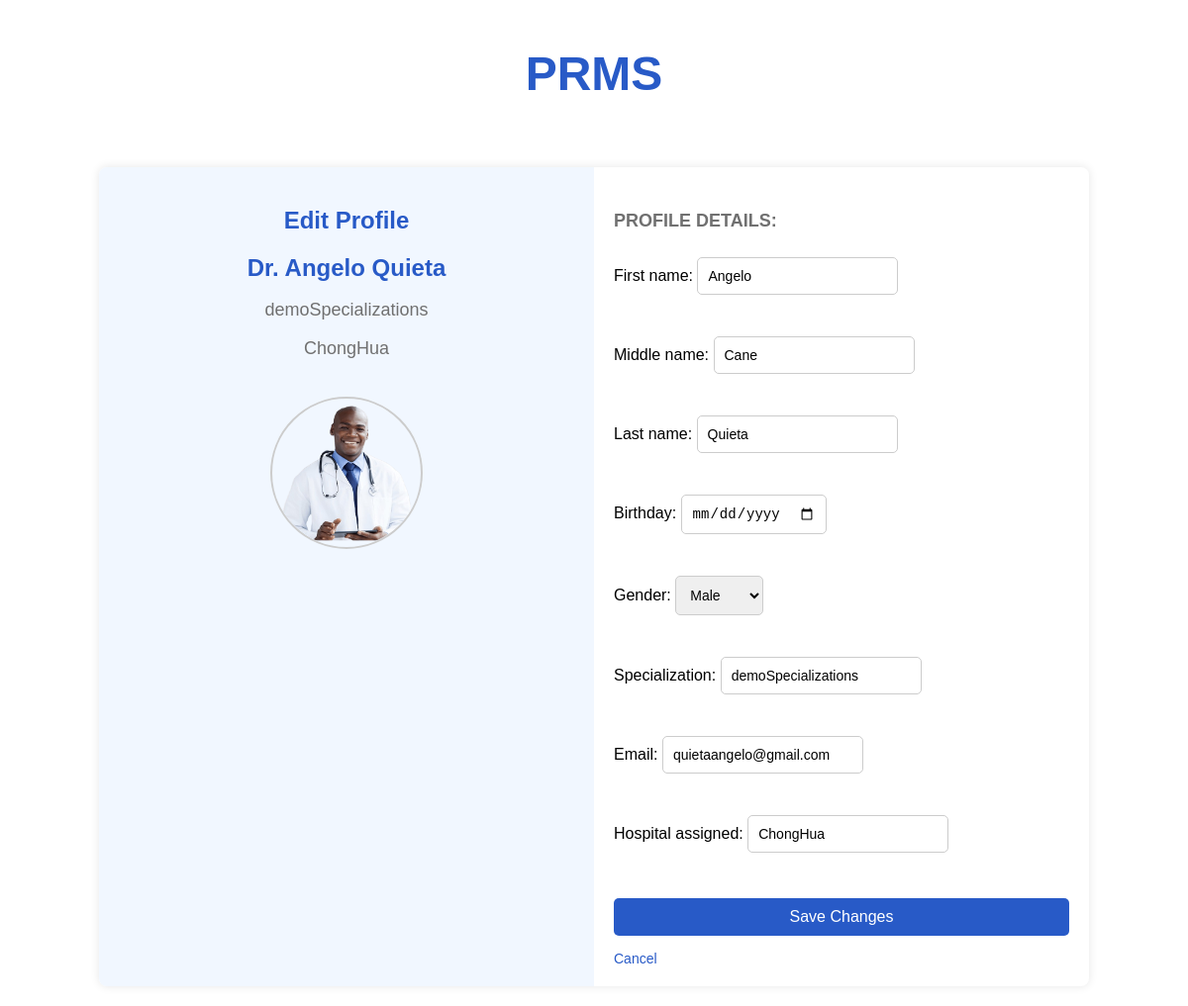
The page /edit-profile/ (signed in) on the database as committed earlier.
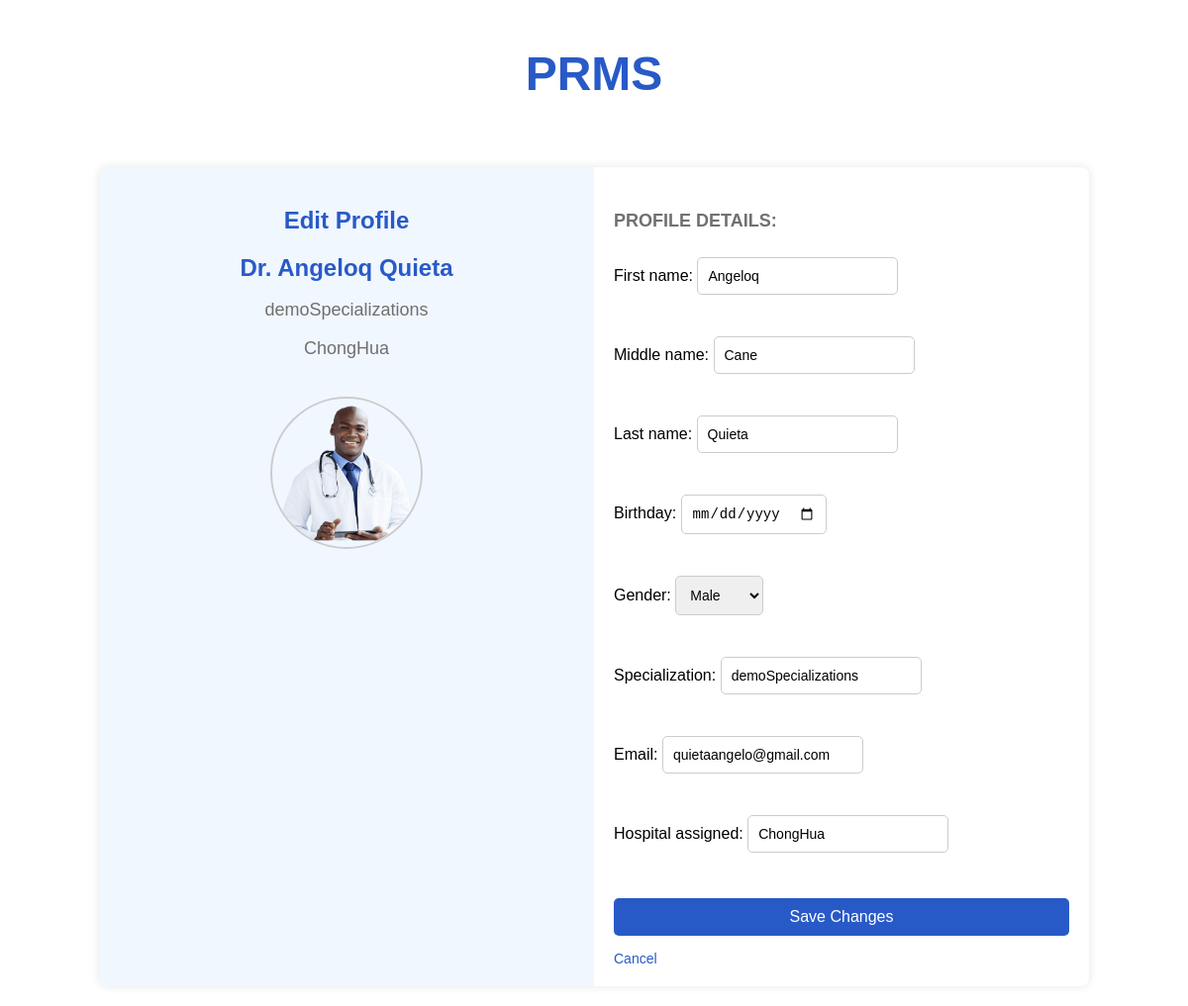
The same page on the database as committed later.
### doctor/models.py (models this page shows, shortened)
class Doctor(models.Model):
    username = models.CharField(max_length=100, unique=True)
    password = models.CharField(max_length=100)
    email = models.EmailField(unique=True)
    first_name = models.CharField(max_length=50)
    middle_name = models.CharField(max_length=50, blank=True, null=True)
    last_name = models.CharField(max_length=50)
    birthday = models.DateField(null=True, blank=True)
    gender = models.CharField(max_length=10, null=True, blank=True)
    specialization = models.CharField(max_length=100)
    hospital_assigned = models.CharField(max_length=255, blank=True, default="")

### doctor/views.py (the view)
# urls.py: path('edit-profile/', views.edit_doctor_profile_view, name='edit_doctor_profile'),
def edit_doctor_profile_view(request):
    doctor_id = doctor_logged_in(request)
    doctor = get_object_or_404(Doctor, id=doctor_id)
    if request.method == 'POST':
        form = DoctorProfileEditForm(request.POST, instance=doctor)
        if form.is_valid():
            form.save()
            Activity.objects.create(
                doctor=doctor,
                description="Updated profile information."
            )
            return redirect('doctor_profile')
    else:
        form = DoctorProfileEditForm(instance=doctor)
    return render(request, 'edit_doctor_profile.html', {'form': form, 'doctor': doctor})

### doctor/forms.py
class DoctorProfileEditForm(forms.ModelForm):
    class Meta:
        model = Doctor
        fields = [
            'first_name', 'middle_name', 'last_name', 'birthday',
            'gender', 'specialization', 'email', 'hospital_assigned'
        ]
        widgets = {
            'birthday': forms.DateInput(attrs={'type': 'date'}),
            'gender': forms.Select(choices=[('Male', 'Male'), ('Female', 'Female')]),
        }

### doctor/views.py (called while the page is built)
def doctor_logged_in(request):
    doctor_id = request.session.get('doctor_id')
    if not doctor_id:
        return redirect('login')
    return doctor_id

### doctor/templates/edit_doctor_profile.html (shortened to what this page needs)
{% load static %}
<!DOCTYPE html>
<html lang="en">
<head>
    <link rel="stylesheet" href="{% static 'edit_doctor_profile.css' %}">
</head>
<body>
<div class="profile-header">
    <h1>PRMS</h1>
</div>
<div class="profile-container">
    <div class="left-section">
        <h2>Edit Profile</h2>
        <div class="profile-info">
            <h3>Dr. {{ doctor.first_name }} {{ doctor.last_name }}</h3>
            <p class="role">{{ doctor.specialization }}</p>
            <p class="hospital">{{ doctor.hospital_assigned }}</p>
            <div class="profile-picture">
                {% if doctor.profile_picture %}
                    <img src="{{ doctor.profile_picture.url }}" alt="Profile Picture">
                {% else %}
                    <img src="{% static 'images/profile-placeholder.png' %}" alt="Profile Picture">
                {% endif %}
            </div>
        </div>
    </div>
    <div class="right-section">
        <h4>PROFILE DETAILS:</h4>
        <form method="POST" enctype="multipart/form-data">
            {{ form.as_p }}
            <button type="submit" class="save-btn">Save Changes</button>
            <a href="{% url 'doctor_profile' %}" class="cancel-btn">Cancel</a>
        </form>
    </div>
</div>
</body>
</html>

Rows that differ between the two databases and show on the page:
changed Doctor "Quieta": first_name "Angelo" → "Angeloq"
